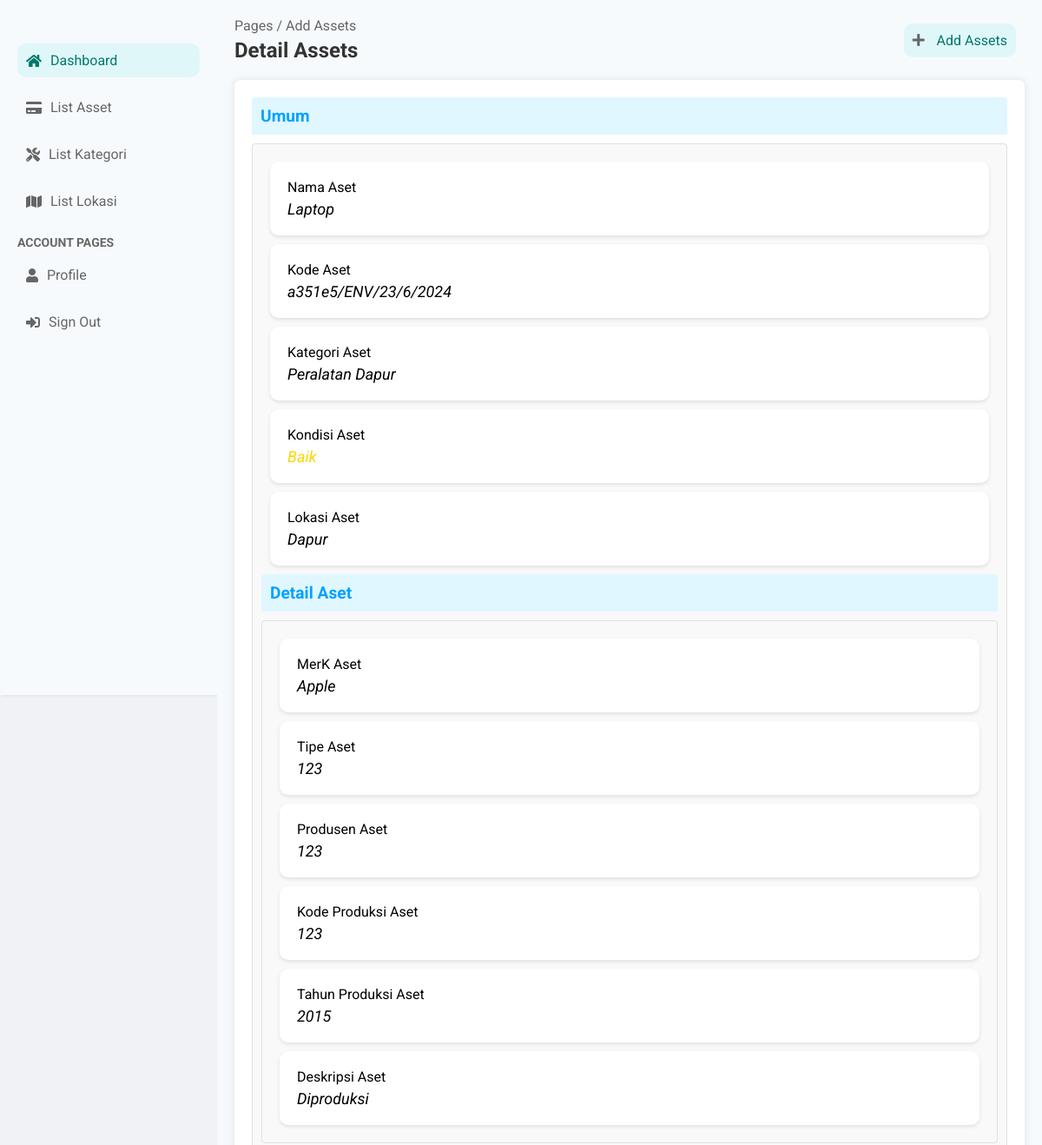
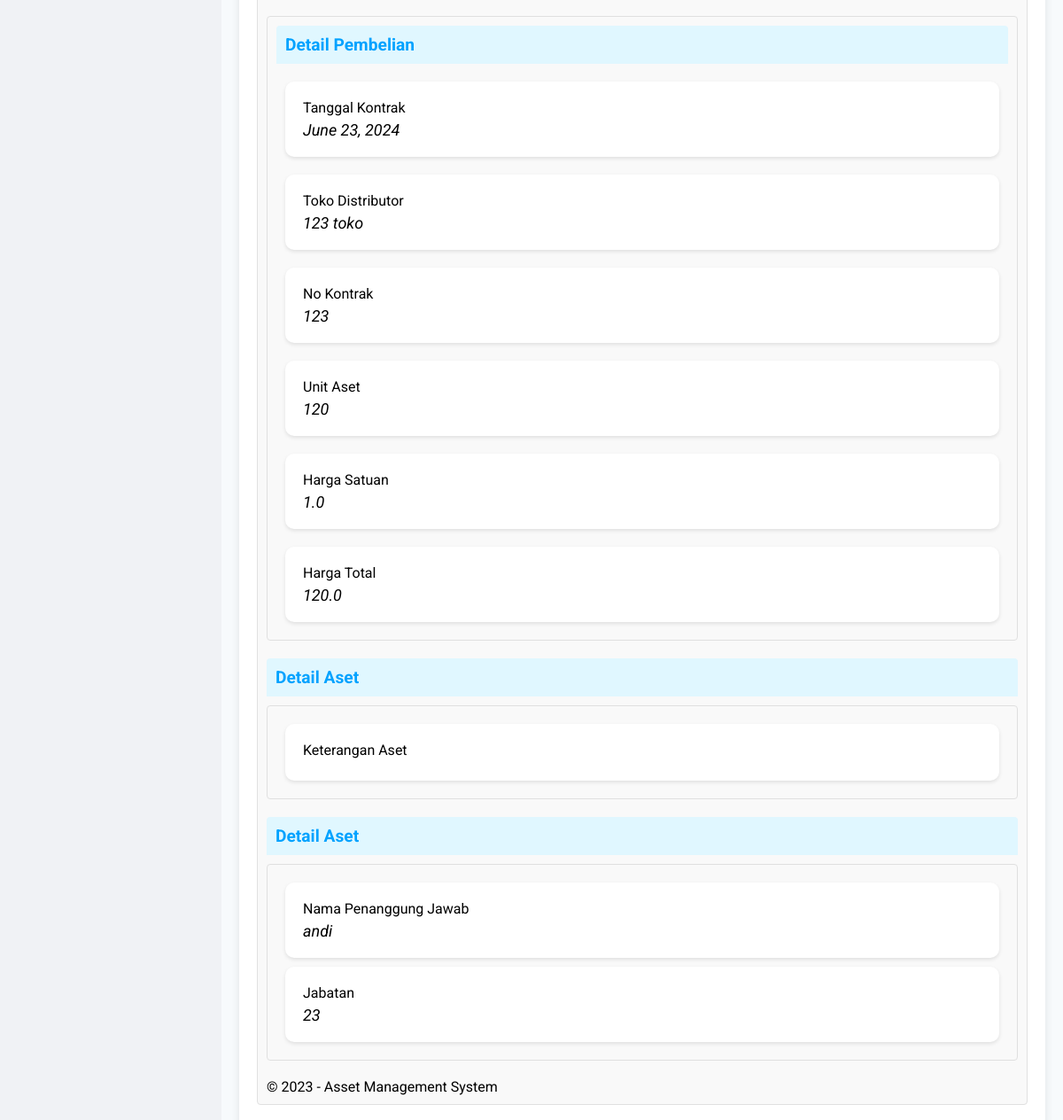
The app's page /asset/20/ (signed in), older data (2 pictures, top to bottom).
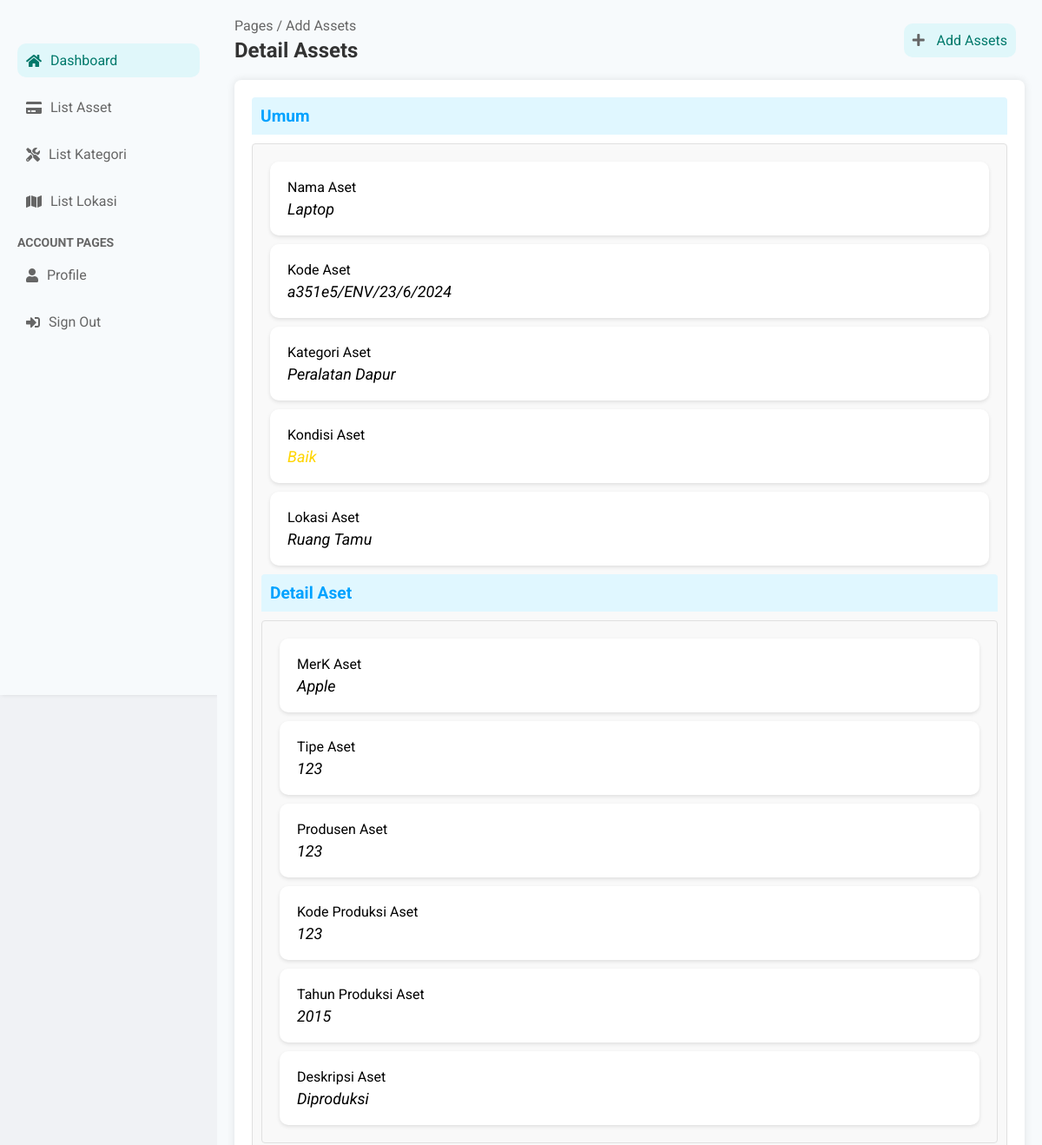
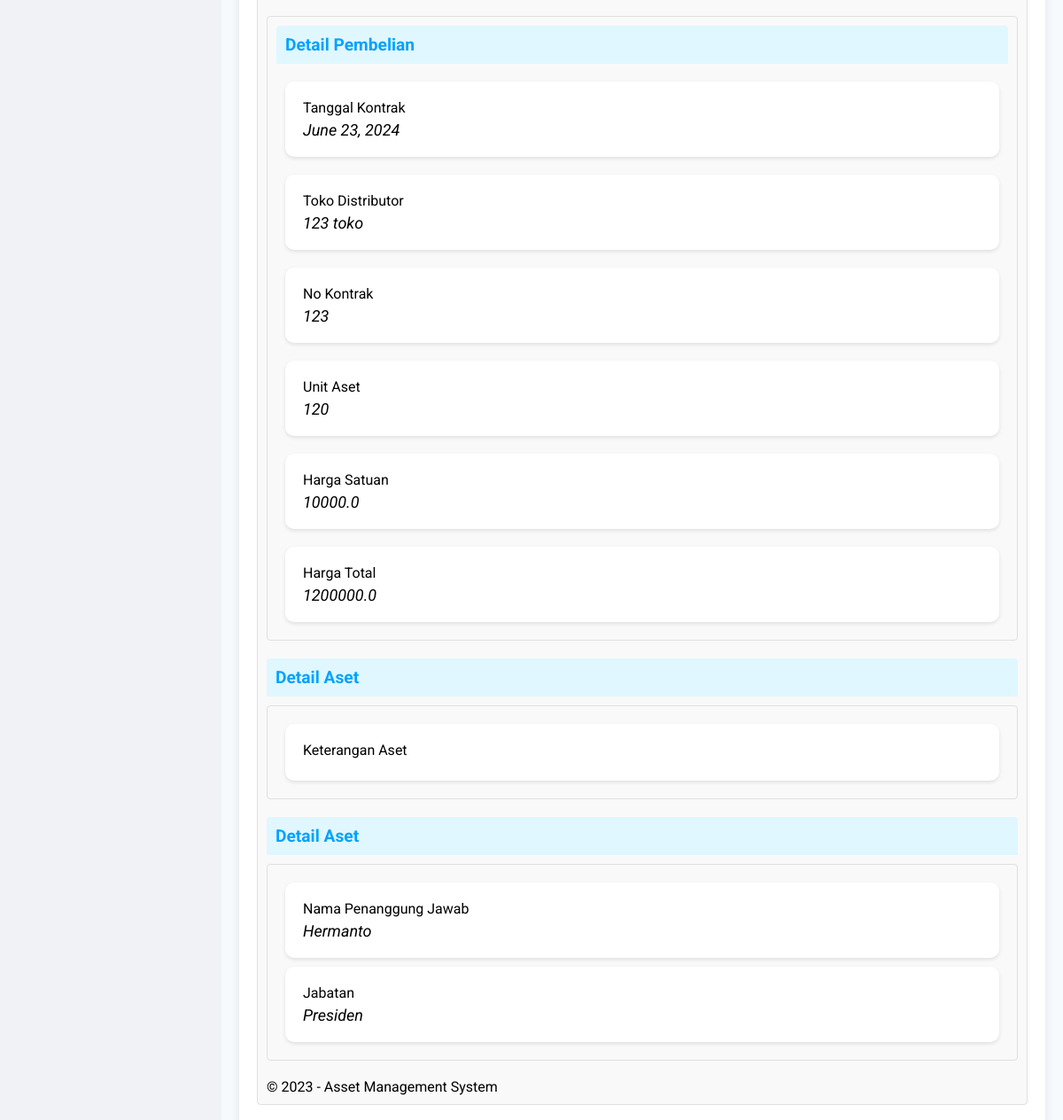
The same page, newer data (2 pictures, top to bottom).
### accounts/models.py (models this page shows, shortened)
class AsetBaru(models.Model):
    nama_aset = models.CharField(max_length=255)
    kode_aset = models.CharField(max_length=50, blank=True, null=True)
    kategori = models.ForeignKey(Kategori, on_delete=models.SET_NULL, null=True, blank=True)
    qr_code = models.ImageField(upload_to='qr_codes', blank=True, null=True)
    kondisi_aset = models.CharField(max_length=12, choices=KONDISI_CHOICES, default='baik')
    posisi_aset = models.ForeignKey(PosisiAsset, on_delete=models.SET_NULL, null=True, blank=True)

class PosisiAsset(models.Model):
    lokasi = models.CharField(max_length=100)

class Pembelian(models.Model):
    aset = models.ForeignKey(AsetBaru, on_delete=models.CASCADE, related_name='pembelian')
    tanggal_kontrak = models.DateField()
    toko_distributor = models.CharField(max_length=255)
    no_kontrak = models.CharField(max_length=50)
    unit = models.PositiveIntegerField()
    harga_satuan = models.DecimalField(max_digits=12, decimal_places=1)
    harga_total = models.DecimalField(max_digits=15, decimal_places=1)

class PenanggungJawab(models.Model):
    aset = models.ForeignKey(AsetBaru, on_delete=models.CASCADE, related_name='penanggung_jawab')
    nama = models.CharField(max_length=255)
    jabatan = models.CharField(max_length=255)

class Kategori(models.Model):
    nama = models.CharField(max_length=100)

### accounts/viewsStaff.py (the view)
# urls.py: path('asset/<int:asset_id>/', viewsStaff.asset_detail, name='asset_detail'),
@login_required
@user_passes_test(is_staff)
def asset_detail(request, asset_id):
    asset = get_object_or_404(AsetBaru, id=asset_id)
    detail_aset = DetailAset.objects.filter(aset=asset).first()
    pembelian = Pembelian.objects.filter(aset=asset).first()
    lampiran = Lampiran.objects.filter(aset=asset)
    penanggung_jawab = PenanggungJawab.objects.filter(aset=asset).first()
    harga_total_formatted = ""
    if pembelian:
        harga_total_formatted = "{:,.0f}".format(pembelian.harga_total).replace(',', '.')
    context = {
        'asset': asset,
        'detail_aset': detail_aset,
        'pembelian': pembelian,
        'harga_total_formatted': harga_total_formatted,
        'lampiran': lampiran,
        'penanggung_jawab': penanggung_jawab,
    }
    return render(request, 'dashboard/asset_detail.html', context)

### accounts/context_processors.py (called while the page is built)
def versioned_static(request):
    version = 'v1.44'  # Increment this version number
    return {
        'STATIC_VERSION': version,
    }

### accounts/viewsStaff.py (called while the page is built)
def is_staff(user):
    return user.is_authenticated and user.is_staff

### templates/dashboard/asset_detail.html (shortened to what the changed rows need)
{% extends 'dashboard/base.html' %}
{% block content %}
<div class="main-content">
    <header class="main-header">
        <div class="breadcrumb">
            <h2>Detail Assets</h2>
        </div>
    </header>
    <div class="container-ku">
    <div class="form-container">
        <h2>Umum</h2>
    <div class="form-section">
        <div class="form-group">
            <label>Nama Aset</label>
            <p style="font-size: large; color: black;">{{ asset.nama_aset }}</p>
        </div>
        <div class="form-group">
            <label>Kode Aset</label>
            <p style="font-size: large; color: black;">{{ asset.kode_aset }}</p>
        </div>
        <div class="form-group">
            <label>Kategori Aset</label>
            <p style="font-size: large; color: black;"> {% if asset.kategori %}
                {{ asset.kategori.nama }}
            {% else %}
                Tidak ada
            {% endif %}</p>
        </div>
        <div class="form-group">
            <label>Kondisi Aset</label>
            <p style="font-size: large; color: rgb(255, 213, 0);">{{ asset.kondisi_aset }}</p>
        </div>
        <div class="form-group">
            <label>Lokasi Aset</label>
            <p style="font-size: large; color: black;"> {% if asset.posisi_aset %}
                {{ asset.posisi_aset.lokasi }}
            {% else %}
                Tidak ada
            {% endif %}</p>
        </div>
    <h2>Detail Aset</h2>
    <div class="form-section">
        <h2>Detail Pembelian</h2>
        <div class="form-row">
            <div class="form-group">
                <label>Tanggal Kontrak</label>
                <p style="font-size: large; color: black;">{{ pembelian.tanggal_kontrak }}</p>
            </div>
            <div class="form-group">
                <label>Toko Distributor</label>
                <p style="font-size: large; color: black;">{{ pembelian.toko_distributor }}</p>
            </div>
        </div>
        <div class="form-row">
            <div class="form-group">
                <label>No Kontrak</label>
                <p style="font-size: large; color: black;"> {{ pembelian.no_kontrak }}</p>
            </div>
            <div class="form-group">
                <label>Unit Aset</label>
                <p style="font-size: large; color: black;">{{ pembelian.unit }}</p>
            </div>
        </div>
        <div class="form-row">
            <div class="form-group">
                <label>Harga Satuan</label>
                <p style="font-size: large; color: black;">  {{ pembelian.harga_satuan }}</p>
            </div>
            <div class="form-group">
                <label>Harga Total</label>
                <p style="font-size: large; color: black;"> {{ pembelian.harga_total }}</p>
            </div>
        </div>
    </div>
    <h2>Detail Aset</h2>
    <h2>Detail Aset</h2>
    <div class="form-section">
        <div class="form-group">
            <label>Nama Penanggung Jawab</label>
            <p style="font-size: large; color: black;">{{ penanggung_jawab.nama }}</p>
        </div>
        <div class="form-group">
            <label>Jabatan</label>
            <p style="font-size: large; color: black;"> {{ penanggung_jawab.jabatan }}</p>
        </div>
    </div>
    {% endblock %}

Row changes from the older to the newer data that the page shows:
changed AsetBaru "Laptop": posisi_aset.lokasi "Dapur" → "Ruang Tamu"
changed Pembelian "123 toko": harga_satuan "1.0" → "10000.0"; harga_total "120.0" → "1200000.0"
changed PenanggungJawab: nama "andi" → "Hermanto"; jabatan "23" → "Presiden"
